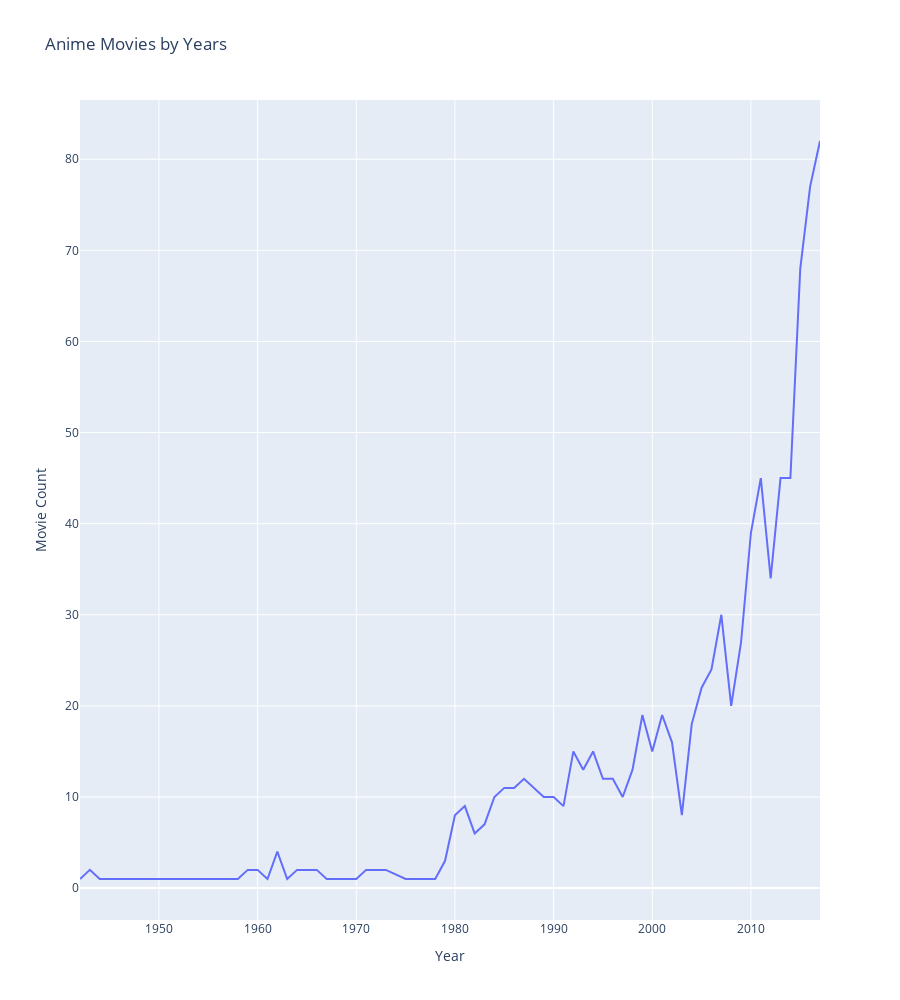

The code cell stored with this chart in its notebook:
### Code cell
fig = px.line(anime_movies_years, x="Year", y="Movie Count", 
              title='Anime Movies by Years', width=900, height=1000)
fig.show()

### Figure 1 — Plotly figure (JSON) as saved in the notebook; plotly's stock layout.template omitted (floating-point values rounded to 4 significant figures)
{"data": [{"hovertemplate": "Year=%{x}<br>Movie Count=%{y}<extra></extra>", "legendgroup": "", "line": {"color": "#636efa", "dash": "solid"}, "mode": "lines", "name": "", "showlegend": false, "type": "scatter", "x": ["1942", "1943", "1944", "1945", "1957", "1958", "1959", "1960", "1961", "1962", "1963", "1964", "1966", "1967", "1970", "1971", "1972", "1973", "1975", "1977", "1978", "1979", "1980", "1981", "1982", "1983", "1984", "1985", "1986", "1987", "1988", "1989", "1990", "1991", "1992", "1993", "1994", "1995", "1996", "1997", "1998", "1999", "2000", "2001", "2002", "2003", "2004", "2005", "2006", "2007", "2008", "2009", "2010", "2011", "2012", "2013", "2014", "2015", "2016", "2017"], "xaxis": "x", "y": [1, 2, 1, 1, 1, 1, 2, 2, 1, 4, 1, 2, 2, 1, 1, 2, 2, 2, 1, 1, 1, 3, 8, 9, 6, 7, 10, 11, 11, 12, 11, 10, 10, 9, 15, 13, 15, 12, 12, 10, 13, 19, 15, 19, 16, 8, 18, 22, 24, 30, 20, 27, 39, 45, 34, 45, 45, 68, 77, 82], "yaxis": "y"}], "layout": {"height": 1000, "legend": {"tracegroupgap": 0}, "title": {"text": "Anime Movies by Years"}, "width": 900, "xaxis": {"anchor": "y", "domain": [0, 1], "title": {"text": "Year"}}, "yaxis": {"anchor": "x", "domain": [0, 1], "title": {"text": "Movie Count"}}}}
